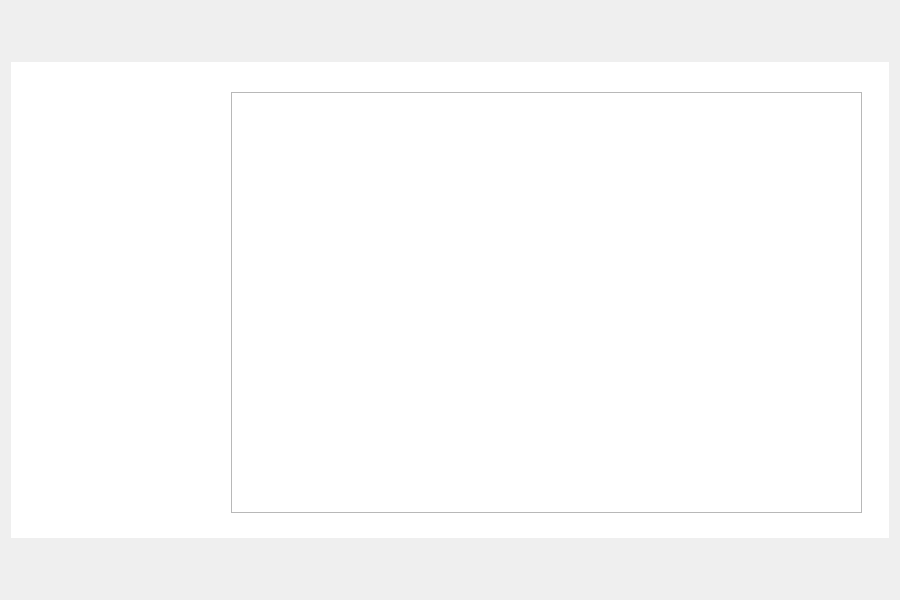
<?xml version="1.0" encoding="UTF-8"?>
<ui version="4.0">
 <class>readBook</class>
 <widget class="QDialog" name="readBook">
  <property name="geometry">
   <rect>
    <x>0</x>
    <y>0</y>
    <width>900</width>
    <height>600</height>
   </rect>
  </property>
  <property name="minimumSize">
   <size>
    <width>900</width>
    <height>600</height>
   </size>
  </property>
  <property name="maximumSize">
   <size>
    <width>900</width>
    <height>600</height>
   </size>
  </property>
  <property name="windowTitle">
   <string>Dialog</string>
  </property>
  <property name="styleSheet">
   <string notr="true">#topFrame {
border: none;
background: qlineargradient(x1: 0, y1: 0, x2: 0, y2: 1,
stop: 0 #a6a6a6, stop: 0.08 #7f7f7f,
stop: 0.39999 #717171, stop: 0.4 #626262,
stop: 0.9 #4c4c4c, stop: 1 #333333);
}

#midFrame {
border: none;
background: white;
}

#botFrame {
border: none;
background: qlineargradient(x1: 0, y1: 0, x2: 0, y2: 1,
stop: 0 #a6a6a6, stop: 0.08 #7f7f7f,
stop: 0.39999 #717171, stop: 0.4 #626262,
stop: 0.9 #4c4c4c, stop: 1 #333333);
}</string>
  </property>
  <layout class="QVBoxLayout" name="verticalLayout">
   <item>
    <widget class="QFrame" name="topFrame">
     <property name="minimumSize">
      <size>
       <width>882</width>
       <height>45</height>
      </size>
     </property>
     <property name="maximumSize">
      <size>
       <width>882</width>
       <height>45</height>
      </size>
     </property>
     <property name="frameShape">
      <enum>QFrame::StyledPanel</enum>
     </property>
     <property name="frameShadow">
      <enum>QFrame::Raised</enum>
     </property>
    </widget>
   </item>
   <item>
    <widget class="QFrame" name="midFrame">
     <property name="frameShape">
      <enum>QFrame::StyledPanel</enum>
     </property>
     <property name="frameShadow">
      <enum>QFrame::Raised</enum>
     </property>
     <widget class="QTextBrowser" name="textBrowser">
      <property name="geometry">
       <rect>
        <x>220</x>
        <y>30</y>
        <width>631</width>
        <height>421</height>
       </rect>
      </property>
     </widget>
    </widget>
   </item>
   <item>
    <widget class="QFrame" name="botFrame">
     <property name="minimumSize">
      <size>
       <width>882</width>
       <height>45</height>
      </size>
     </property>
     <property name="maximumSize">
      <size>
       <width>882</width>
       <height>45</height>
      </size>
     </property>
     <property name="frameShape">
      <enum>QFrame::StyledPanel</enum>
     </property>
     <property name="frameShadow">
      <enum>QFrame::Raised</enum>
     </property>
    </widget>
   </item>
  </layout>
 </widget>
 <resources/>
 <connections/>
</ui>
